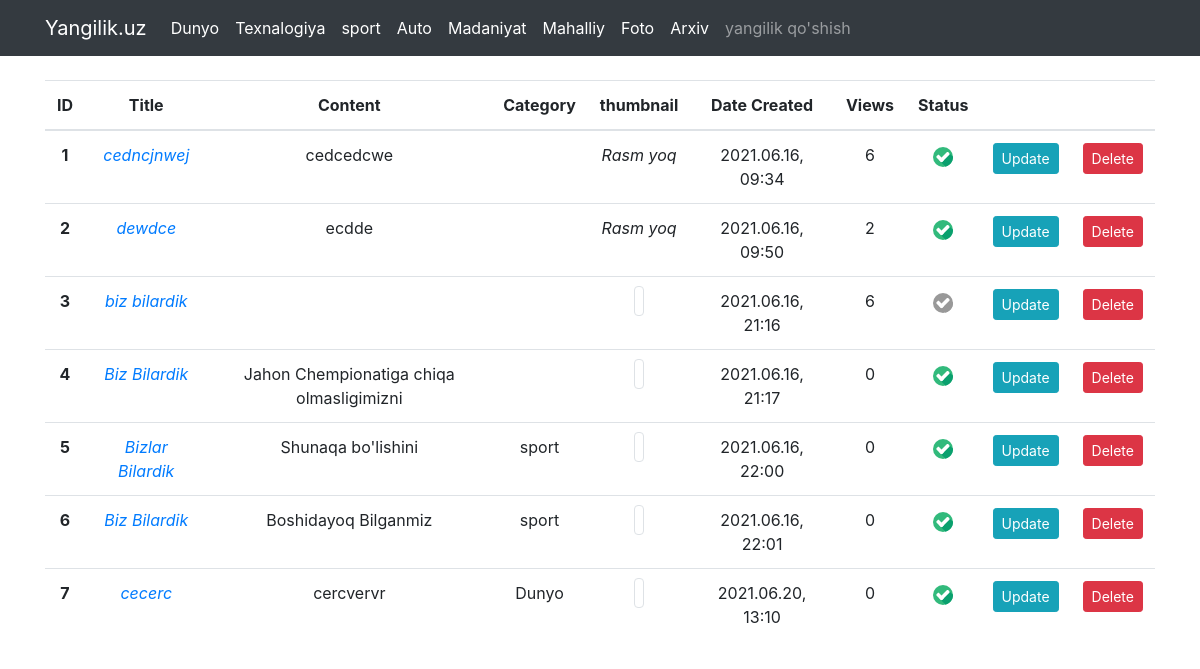
The app's page /admin/news/ with its own data.
### models.py (models this page shows, shortened)
class Category(db.Model):
    id=db.Column('ID', db.Integer,primary_key=True)
    name=db.Column('Kategoriyalar nomi', db.String(255))

class News(db.Model):
    id = db.Column('ID', db.Integer, primary_key = True)
    title = db.Column('Sarlavha', db.String(255))
    slug = db.Column("Slug",db.String(255))
    content = db.Column('Mazmuni', db.Text)
    datetime = db.Column('Sana', db.DateTime, default=datetime.now)
    views = db.Column("Ko'rishlar soni", db.Integer, default=0)
    is_published=db.Column("chop etilishi", db.Boolean)
    photo=db.Column("Muqova rasmi", db.String(255),nullable=True)
    cat_id=db.Column(db.Integer,db.ForeignKey("category.ID"))

### admin_news_view.py (the view, shortened to what this page needs)
@app.route("/admin/news/")
def admin_news_list_view():
    all_news=News.query.all()
    return render_template("admin/news_list.html",yangiliklar=all_news)

### Context.py (called while the page is built)
@app.context_processor
def category_context_manager():
    cats=Category.query.all()
    return {"kategoriyalar": cats}

### templates/admin/news_list.html
{% extends "admin/base.html" %}
{% block main %}
<div class="container mt-4">
    <table class="table">
        <thead>
            <tr style="text-align: center;">
                <th scope="col">ID</th>
                <th scope="col">Title</th>
                <th scope="col">Content</th>
                <th scope="col">Category</th>
                <th scope="col">thumbnail</th>
                <th scope="col">Date Created</th>
                <th scope="col">Views</th>
                <th scope="col">Status</th>
                <th scope="col"></th>
                <th scope="col"></th>
            </tr>
        </thead>
        <tbody>
            {% for yangilik in yangiliklar %}
                <tr style="text-align: center;">
                    <th scope="row">{{yangilik.id}}</th>
                    <td>
                        <a href="{{ url_for('admin_news_list_view')}}">
                            <i>{{yangilik.title}}</i>
                        </a>
                    </td>
                    <td>{{yangilik.content}}</td>
                    <td>
                        {% for kat in kategoriyalar %}
                            {% if kat.id==yangilik.cat_id %}
                                {{kat.name}}
                            {% endif %}
                        {% endfor %}
                    </td>
                    <td>{% if yangilik.photo %}
                        <im  g src="url_for('static',filename='uploads/images/')~yangilik.photo" class="img-thumbnail" style="width: 100px;">
                        {% else %}
                        <i>Rasm yoq</i>
                        {% endif %}
                    </td>
                    <td>{{yangilik.datetime.strftime('%Y.%m.%d, %H:%M')}}</td>
                    <td>{{yangilik.views}}</td>
                    <td>
                        {% if yangilik.is_published  %}
                        <a href="{{ url_for('admin_news_list_view', action='make_inactive',_id=yangilik.id)}}">
                            <img src="{{ url_for('static',filename='/images/icons/active-chek.svg')}}" style="width: 20px;">
                        </a>
                        {% else %}
                        <a href="{{ url_for('admin_news_list_view', action='make_active',_id=yangilik.id)}}">
                            <img src="{{ url_for('static',filename='/images/icons/inactive-chek.svg')}}" style="width: 20px;">
                        </a>
                        {% endif %}
                    </td>
                    <td>
                        <a href="{{ url_for('update_news_view',_id=yangilik.id)}}" class="btn btn-info btn-sm">
                            Update
                        </a>
                    </td>
                    <td>
                        <a href="{{url_for('admin_news_list_view', action='delete',_id=yangilik.id)}}" class="btn btn-danger btn-sm">
                            Delete
                        </a>
                    </td>
                </tr>
            {% endfor %}
        </tbody>
    </table>
</div>
{% endblock main %}

### templates/admin/base.html (shortened to what this page needs)
<!DOCTYPE html>
<html lang="en">
<head>
    <link rel="stylesheet" href="https://maxcdn.bootstrapcdn.com/bootstrap/4.0.0/css/bootstrap.min.css"
>
</head>
<body>
    <nav class="navbar navbar-expand-lg navbar-dark bg-dark">
        <div class="container">
            <a class="navbar-brand" href="{{ url_for('all_news_view') }}">Yangilik.uz</a>
            <div class="collapse navbar-collapse" id="navbarSupportedContent">
                <ul class="navbar-nav mr-auto">
                    {% for kat in kategoriyalar %}
                    <li class="nav-item active">
                        <a class="nav-link" href="{{ url_for('all_news_view',category=kat.id) }}"> {{kat.name}}</a>
                    </li>
                    {% endfor %}
                    <li class="nav-item">
                        <a class="nav-link" href="{{url_for('add_news_view')}}">yangilik qo'shish</a>
                    </li>
                </ul>
            </div>
        </div>
    </nav>
    {% block main %}
    {% endblock main%}
</body>
</html>

### records on screen
Category: name "Dunyo"
Category: name "Texnalogiya"
Category: name "sport"
Category: name "Auto"
Category: name "Madaniyat"
Category: name "Mahalliy"
Category: name "Foto"
Category: name "Arxiv"
News: id "1", title "cedncjnwej", content "cedcedcwe", Muqova rasmi "Rasm yoq", datetime "2021.06.16, 09:34", views "6", chop etilishi True (drawn)
News: id "2", title "dewdce", content "ecdde", Muqova rasmi "Rasm yoq", datetime "2021.06.16, 09:50", views "2", chop etilishi True (drawn)
News: id "3", title "biz bilardik", datetime "2021.06.16, 21:16", views "6", chop etilishi False (drawn)
News: id "4", title "Biz Bilardik", content "Jahon Chempionatiga chiqa olmasligimizni", datetime "2021.06.16, 21:17", views "0", chop etilishi True (drawn)
News: id "5", title "Bizlar Bilardik", content "Shunaqa bo'lishini", datetime "2021.06.16, 22:00", views "0", chop etilishi True (drawn)
News: id "6", title "Biz Bilardik", content "Boshidayoq Bilganmiz", datetime "2021.06.16, 22:01", views "0", chop etilishi True (drawn)
News: id "7", title "cecerc", content "cercvervr", datetime "2021.06.20, 13:10", views "0", chop etilishi True (drawn)
